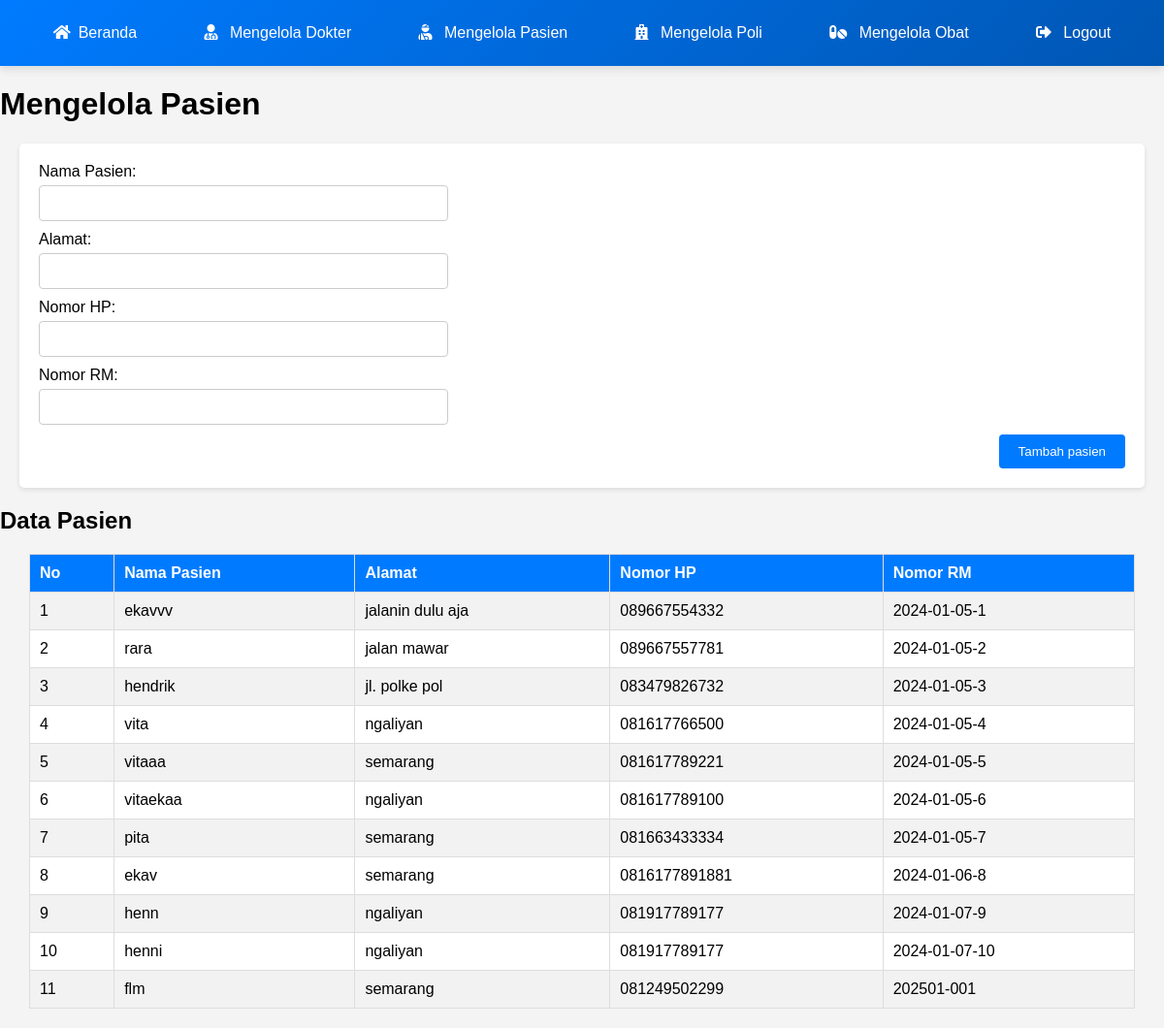
The page /BK/admin_sistem/mengelolaPasien.php (signed in) on the database its author committed.
### tables this page shows
CREATE TABLE `pasien` (
  `id` int(10) UNSIGNED NOT NULL,
  `nama` varchar(255) NOT NULL,
  `alamat` varchar(255) NOT NULL,
  `no_ktp` varchar(255) NOT NULL,
  `no_hp` varchar(50) NOT NULL,
  `no_rm` varchar(25) NOT NULL,
  `password` int(20) NOT NULL
);

### BK/admin_sistem/mengelolaPasien.php (the view, shortened to what this page needs)
<?php
include 'db.php';
$query_pasien = "SELECT * FROM pasien";
$result_pasien = $pdo->query($query_pasien);
?>
<!DOCTYPE html>
<html lang="en">
<head>
    <link rel="stylesheet" href="https://cdnjs.cloudflare.com/ajax/libs/font-awesome/5.15.4/css/all.min.css">
</head>
<body>
<header>
    <div class="navbar">
        <a href="admin.php"><i class="fa fa-home" aria-hidden="true"></i>Beranda</a>
        <a href="mengelolaDokter.php"><i class="fas fa-user-md"></i> Mengelola Dokter</a>
        <a href="mengelolaPasien.php"><i class="fas fa-user-injured"></i> Mengelola Pasien</a>
        <a href="mengelolaPoli.php"><i class="fas fa-hospital"></i> Mengelola Poli</a>
        <a href="mengelolaObat.php"><i class="fas fa-pills"></i> Mengelola Obat</a>
        <a href="logout.php"><i class="fas fa-sign-out-alt"></i> Logout</a>
    </div>
</header>
<h1>Mengelola Pasien</h1>
<form action="" method="post" class="form-container">
    <div>
        <label>Nama Pasien:</label>
        <input type="text" name="nama" required>
        <label>Alamat:</label>
        <input type="text" name="alamat" required>
        <label>Nomor HP:</label>
        <input type="text" name="no_hp" required>
        <label>Nomor RM:</label>
        <input type="text" name="no_rm" required>
    </div>
        <div class="submit-container">
        <input type="submit" name="tambah_pasien" value="Tambah pasien">
    </div>
</form>
<h2>Data Pasien</h2>
<table>
    <tr>
        <th>No</th>
        <th>Nama Pasien</th>
        <th>Alamat</th>
        <th>Nomor HP</th>
        <th>Nomor RM</th>
    </tr>
    <?php
    $no = 1;
    foreach ($result_pasien as $row) {
        echo '<tr>';
        echo '<td>' . $no . '</td>';
        echo '<td>' . htmlspecialchars($row['nama']) . '</td>';
        echo '<td>' . htmlspecialchars($row['alamat']) . '</td>';
        echo '<td>' . htmlspecialchars($row['no_hp']) . '</td>';
        echo '<td>' . htmlspecialchars($row['no_rm']) . '</td>';
        echo '</tr>';
        $no++;
    }
    ?>
</table>
</body>
</html>

### BK/admin_sistem/mengelolaPasien.php (style rules this page uses)
body { font-family: Arial, sans-serif; background-color: #f4f4f4; margin: 0; padding: 0; }
.navbar { background: linear-gradient(135deg, #007BFF, #0056b3); padding: 15px 20px; box-shadow: 0 4px 8px rgba(0, 0, 0, 0.1); position: sticky; top: 0; display: flex; justify-content: space-around; align-items: center; z-index: 1000; }
.navbar a { color: white; text-decoration: none; padding: 10px 15px; font-size: 1em; transition: background-color 0.3s ease, transform 0.2s ease; border-radius: 5px; }
.navbar a i { margin-right: 8px; }
form { background-color: #fff; padding: 20px; border-radius: 5px; box-shadow: 0 2px 5px rgba(0, 0, 0, 0.1); margin: 20px; }
label { display: block; margin-bottom: 5px; }
input[type="text"], input[type="number"] { width: 400px; padding: 10px; margin-bottom: 10px; border: 1px solid #ccc; border-radius: 4px; }
.submit-container { display: flex; justify-content: flex-end; width: 100%; }
input[type="submit"] { background-color: #007BFF; color: white; border: none; padding: 10px 20px; border-radius: 4px; cursor: pointer; }
table { width: 95%; border-collapse: collapse; margin: 20px auto; background-color: #fff; border-radius: 5px; }
table th, table td { border: 1px solid #ddd; padding: 10px; text-align: left; }
table th { background-color: #007BFF; color: white; }
table tr:nth-child(even) { background-color: #f2f2f2; }

### rows shown on the page
pasien: nama "ekavvv", alamat "jalanin dulu aja", no_hp "089667554332", no_rm "2024-01-05-1"
pasien: nama "rara", alamat "jalan mawar", no_hp "089667557781", no_rm "2024-01-05-2"
pasien: nama "hendrik", alamat "jl. polke pol", no_hp "083479826732", no_rm "2024-01-05-3"
pasien: nama "vita", alamat "ngaliyan", no_hp "081617766500", no_rm "2024-01-05-4"
pasien: nama "vitaaa", alamat "semarang", no_hp "081617789221", no_rm "2024-01-05-5"
pasien: nama "vitaekaa", alamat "ngaliyan", no_hp "081617789100", no_rm "2024-01-05-6"
pasien: nama "pita", alamat "semarang", no_hp "081663433334", no_rm "2024-01-05-7"
pasien: nama "ekav", alamat "semarang", no_hp "0816177891881", no_rm "2024-01-06-8"
pasien: nama "henn", alamat "ngaliyan", no_hp "081917789177", no_rm "2024-01-07-9"
pasien: nama "henni", alamat "ngaliyan", no_hp "081917789177", no_rm "2024-01-07-10"
pasien: nama "flm", alamat "semarang", no_hp "081249502299", no_rm "202501-001"
